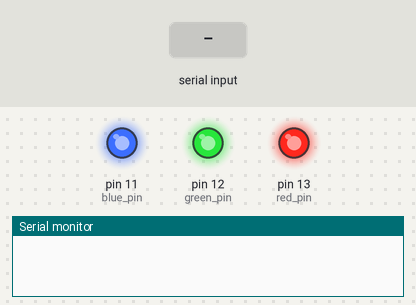
Recording of a sketch running on a simulated Arduino Uno, built with avr-gcc and run on an emulated ATmega328P. Shown: output pins drawn as LEDs (lit = HIGH), the last lines printed to the serial monitor. The test bench sets the inputs (shaded band).

Above: at 0.1 s.
At 8.1 s:
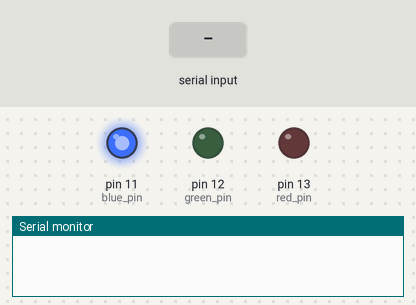
8.2 s: "r" received over Serial
At 10.3 s:
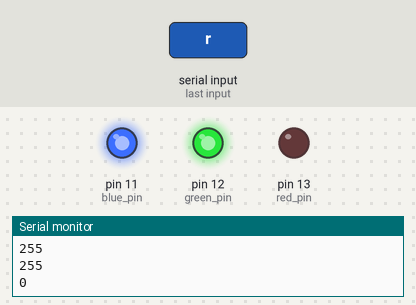
Timing chart, 0 to 11.8 s (numbered marks = the images above; inputs shaded):
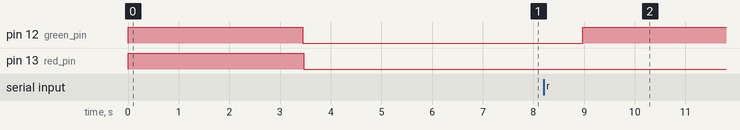

Measured:
- after the input at 8.2 s, pin 12 (green_pin): LOW → HIGH after 0.77 s

The sketch:

bulb.ino
```cpp
// for a tri-colour LED. A green and red LED can be used
int red_pin =  13;
int green_pin =  12;
int blue_pin =  11;

int current_colours[3] = {255, 255 , 255};
int red[3] = {255, 255, 0};
int green[3] = {0, 255, 255};
int yellow[3] = {125, 255, 0};

void setup()
{
  pinMode(red_pin, OUTPUT);
  pinMode(green_pin, OUTPUT);
  pinMode(blue_pin, OUTPUT);

  update_light(current_colours);
  fade_to(yellow);

  Serial.begin(9600);
}

void update_light(int colours[3])
{
  for(int i=0; i < 3; i++)
  {
    current_colours[i] = colours[i];
  }
  analogWrite(green_pin, colours[0]);
  analogWrite(blue_pin, colours[1]);
  analogWrite(red_pin, colours[2]);
}

void set_light(int colour_key)
{
  switch (colour_key) {
    case 114: //red
      fade_to(red);
      break;
    case 121:  //yellow
      fade_to(yellow);
      break;
    case 103:  //green
      fade_to(green);
      break;
  }
}

void fade_to(int colours[])
{
  Serial.println(current_colours[0]);
  Serial.println(current_colours[1]);
  Serial.println(current_colours[2]);

  Serial.println(colours[0]);
  Serial.println(colours[1]);
  Serial.println(colours[2]);

  while (current_colours[0] != colours[0] || current_colours[1] != colours[1] || current_colours[2] != colours[2])
  {
    for(int i=0, del=10; i < 3; i++, del--)
    {
      if (current_colours[i] > colours[i])
      {
        current_colours[i]--;
      }
      else if (current_colours[i] < colours[i])
      {
        current_colours[i]++;
      }
      update_light(current_colours);
      delay(del);
    }
  }
}

void loop()
{
  int colour_key;

  if (Serial.available()) {
    colour_key = Serial.read();
    set_light(colour_key);
  }

  delay(1000);

}
```
